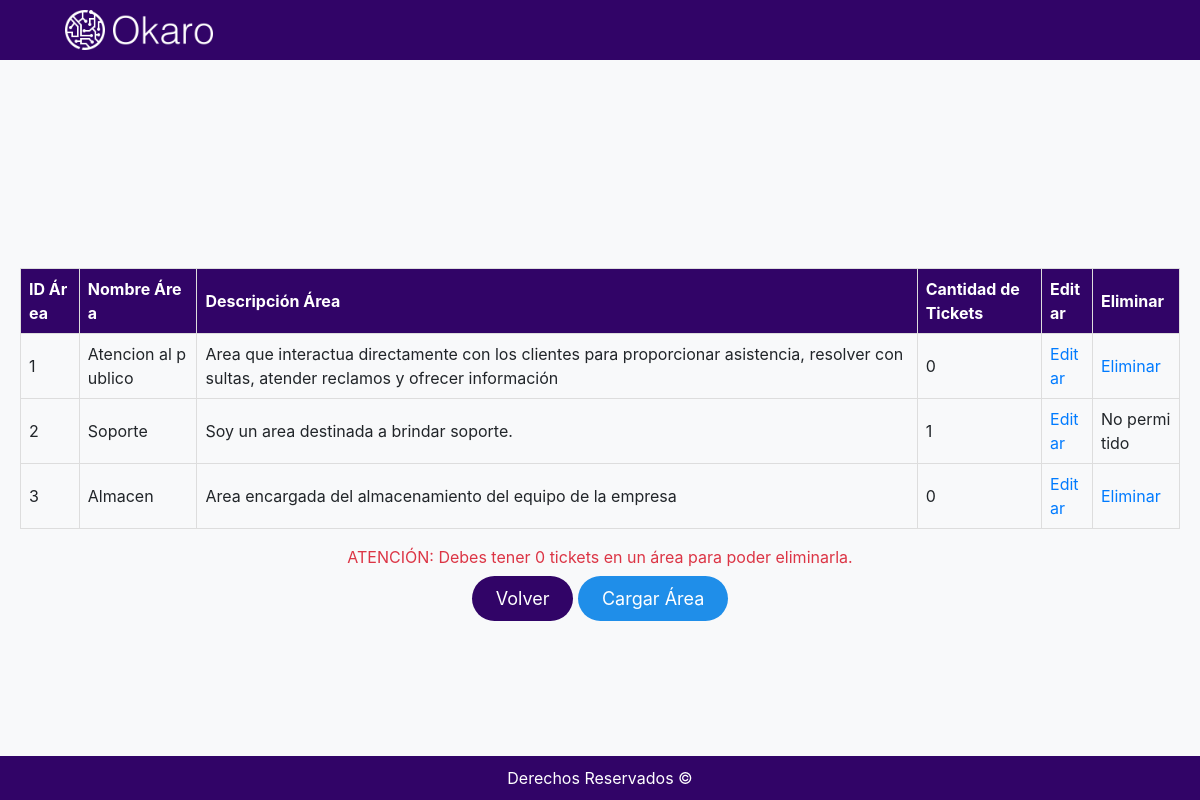
The page /AdministrarAreas/mostrar-areas.php (signed in) on the database its author committed.
### tables this page shows
CREATE TABLE `areas` (
  `id_area` int(11) NOT NULL,
  `nombre_area` varchar(255) NOT NULL,
  `descripcion_area` text NOT NULL
);

### AdministrarAreas/mostrar-areas.php (the view, shortened to what this page needs)
<?php
include_once '../DataBaseConexion/db.php';
if (isset($_SESSION['ID_usuario'])) {
    if ($DB_conn) {
        $query = "SELECT a.id_area, a.nombre_area, a.descripcion_area, COUNT(t.id_ticket) as cantidad_tickets
                        FROM areas a
                        LEFT JOIN tickets t ON a.id_area = t.id_area_ticket
                        GROUP BY a.id_area, a.nombre_area, a.descripcion_area";
        $result = mysqli_query($DB_conn, $query);
?>
        <!DOCTYPE html>
        <html lang="es">
        <head>
            <link rel="stylesheet" href="https://stackpath.bootstrapcdn.com/bootstrap/4.3.1/css/bootstrap.min.css" />
            <link rel="stylesheet" href="../Estilos/botones.css" />
            <link rel="stylesheet" href="../Estilos/navfoot.css" />
            <link rel="stylesheet" href="../Estilos/estilo.css" />
        </head>
        <body>
            <nav class="navbar">
                <div class="container">
                    <img src="../img/Okaro_White.png" alt="Logo" class="img-fluid" />
                </div>
            </nav>
            <div id="container-central-areas">
        <?php
        echo '<table border="1">
            <tr>
                <th>ID Área</th>
                <th>Nombre Área</th>
                <th>Descripción Área</th>
                <th>Cantidad de Tickets</th>
                <th>Editar</th>
                <th>Eliminar</th>
            </tr>';
        while ($row = mysqli_fetch_assoc($result)) {
            echo '<tr>
                    <td>' . $row['id_area'] . '</td>
                    <td>' . $row['nombre_area'] . '</td>
                    <td>' . $row['descripcion_area'] . '</td>
                    <td>' . $row['cantidad_tickets'] . '</td>
                <td>
                    <a href="editar-areas.php?id=' . $row['id_area'] . '">Editar</a>
                </td>
            <td>';
            if ($row['cantidad_tickets'] == 0) {
                echo '<a href="confirm-elim-area.php?id=' . $row['id_area'] . '">Eliminar</a>';
            } else {
                echo 'No permitido';
            }
            echo '</td>
        </tr>';
        }
        echo '</table>';
        echo '<p class="mt-3 text-danger">ATENCIÓN: Debes tener 0 tickets en un área para poder eliminarla.</p>';
        echo '<div class="container-central-car-exitosa">';
        echo '    <a href="../Panel/administradorPanel.php" class="btn-morado">Volver</a>';
        echo '    <a href="formulario-area.html" class="btn-azul">Cargar Área</a>';
        echo '</div>';
    } else {
        echo 'Conexión fallida.';
    }
} else {
    echo 'No hay sesión de usuario. Por favor, inicia sesión.';
}
        ?>
            </div>
            <footer>
                <div class="container">
                    <p class="mb-0">Derechos Reservados ©</p>
                </div>
            </footer>
        </body>
        </html>

### Estilos/botones.css (style rules this page uses)
.btn-azul { background-color: #1f8ee9; color: #ffffff; border: none; border-radius: 30px; cursor: pointer; transition: background-color 0.3s ease, color 0.3s ease; font-size: 18px; padding: 12px 24px; }
.btn-morado { background-color: #310467; color: #ffffff; border: none; border-radius: 30px; cursor: pointer; transition: background-color 0.3s ease; font-size: 18px; padding: 12px 24px; }

### Estilos/navfoot.css (style rules this page uses)
.navbar { background-color: #310467; color: #ffffff; text-align: center; padding: 10px 0; }
.navbar img { height: 40px; margin-left: 20px; }
footer { background-color: #310467; color: #ffffff; text-align: center; padding: 10px 0; position: fixed; bottom: 0; width: 100%; }

### Estilos/estilo.css (style rules this page uses)
body { display: flex; flex-direction: column; min-height: 100vh; margin: 0; }
table { width: 100%; border-collapse: collapse; margin-top: 20px; }
th, td { border: 1px solid #ddd; padding: 8px; text-align: left; word-break: break-all; }
th { background-color: #310467; color: white; }
#container-central-areas { flex-grow: 1; display: flex; flex-direction: column; align-items: center; justify-content: center; padding: 20px; box-sizing: border-box; }
body { background-color: #f8f9fa; margin: 0; padding: 0; display: flex; flex-direction: column; min-height: 100vh; }

### rows shown on the page
areas: id_area "1", nombre_area "Atencion al publico", descripcion_area "Area que interactua directamente con los clientes para proporcionar asistencia, resolver consultas, atender reclamos y ofrecer información", cantidad_tickets "0"
areas: id_area "2", nombre_area "Soporte", descripcion_area "Soy un area destinada a brindar soporte.", cantidad_tickets "1", shows "No permitido"
areas: id_area "3", nombre_area "Almacen", descripcion_area "Area encargada del almacenamiento del equipo de la empresa", cantidad_tickets "0"
